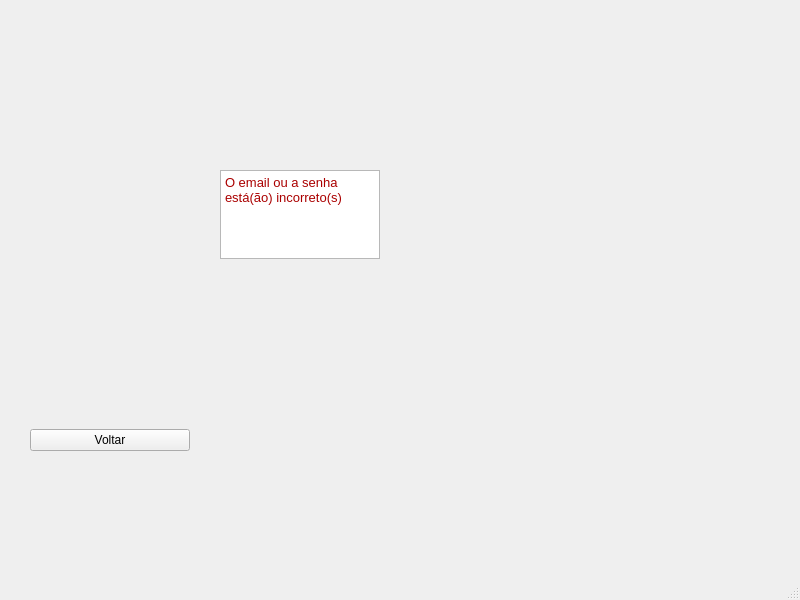
<?xml version="1.0" encoding="UTF-8"?>
<ui version="4.0">
 <class>MainWindow</class>
 <widget class="QMainWindow" name="MainWindow">
  <property name="geometry">
   <rect>
    <x>0</x>
    <y>0</y>
    <width>800</width>
    <height>600</height>
   </rect>
  </property>
  <property name="windowTitle">
   <string>MainWindow</string>
  </property>
  <widget class="QWidget" name="centralwidget">
   <widget class="QWidget" name="widget" native="true">
    <property name="geometry">
     <rect>
      <x>10</x>
      <y>10</y>
      <width>601</width>
      <height>491</height>
     </rect>
    </property>
    <widget class="QWidget" name="verticalLayoutWidget">
     <property name="geometry">
      <rect>
       <x>20</x>
       <y>390</y>
       <width>160</width>
       <height>80</height>
      </rect>
     </property>
     <layout class="QVBoxLayout" name="verticalLayout">
      <item>
       <widget class="QPushButton" name="pushButton">
        <property name="text">
         <string>Voltar</string>
        </property>
       </widget>
      </item>
     </layout>
    </widget>
    <widget class="QWidget" name="verticalLayoutWidget_2">
     <property name="geometry">
      <rect>
       <x>210</x>
       <y>160</y>
       <width>160</width>
       <height>89</height>
      </rect>
     </property>
     <layout class="QVBoxLayout" name="verticalLayout_2">
      <item>
       <widget class="QTextEdit" name="textEdit">
        <property name="html">
         <string>&lt;!DOCTYPE HTML PUBLIC &quot;-//W3C//DTD HTML 4.0//EN&quot; &quot;http://www.w3.org/TR/REC-html40/strict.dtd&quot;&gt;
&lt;html&gt;&lt;head&gt;&lt;meta name=&quot;qrichtext&quot; content=&quot;1&quot; /&gt;&lt;style type=&quot;text/css&quot;&gt;
p, li { white-space: pre-wrap; }
&lt;/style&gt;&lt;/head&gt;&lt;body style=&quot; font-family:'Noto Sans'; font-size:10pt; font-weight:400; font-style:normal;&quot;&gt;
&lt;p style=&quot; margin-top:0px; margin-bottom:0px; margin-left:0px; margin-right:0px; -qt-block-indent:0; text-indent:0px;&quot;&gt;&lt;span style=&quot; color:#aa0000;&quot;&gt;O email ou a senha está(ão) incorreto(s)&lt;/span&gt;&lt;/p&gt;&lt;/body&gt;&lt;/html&gt;</string>
        </property>
       </widget>
      </item>
     </layout>
    </widget>
   </widget>
  </widget>
  <widget class="QMenuBar" name="menubar">
   <property name="geometry">
    <rect>
     <x>0</x>
     <y>0</y>
     <width>800</width>
     <height>30</height>
    </rect>
   </property>
  </widget>
  <widget class="QStatusBar" name="statusbar"/>
 </widget>
 <resources/>
 <connections/>
</ui>
